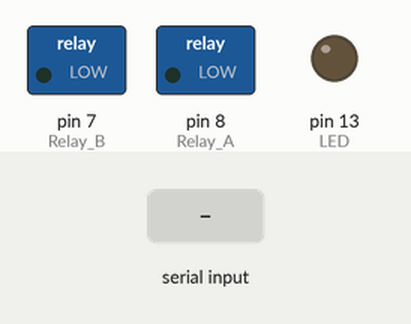
The sketch below on a simulated Arduino Uno, built with avr-gcc and run on an emulated ATmega328P. Shown: switched loads named in the sketch (green lamp = pin HIGH), output pins drawn as LEDs (lit = HIGH). The test bench sets the inputs (shaded band).

Above: at 1.2 s.
1.3 s: byte 1 (1) received over Serial
At 2.5 s:
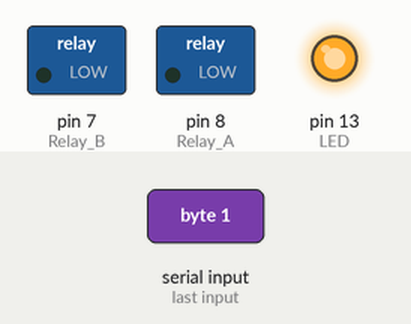
2.9 s: byte 5 (5) received over Serial
At 3.6 s:
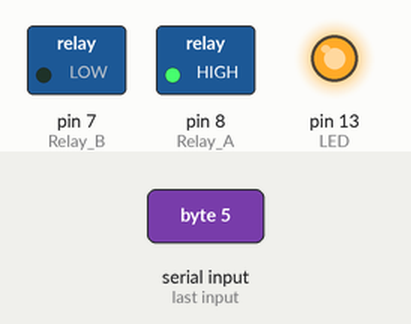
4.4 s: byte 6 (6) received over Serial
At 4.8 s:
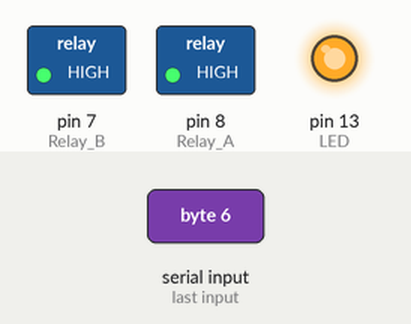
5.9 s: byte 5 (5) received over Serial
At 7.1 s:
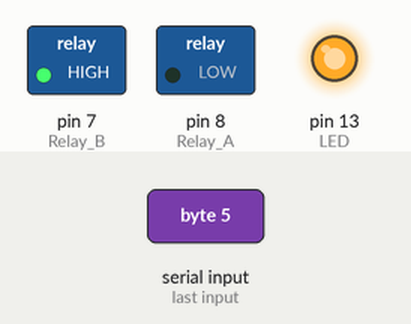
Timing chart, 0 to 8.4 s (numbered marks = the images above; inputs shaded):
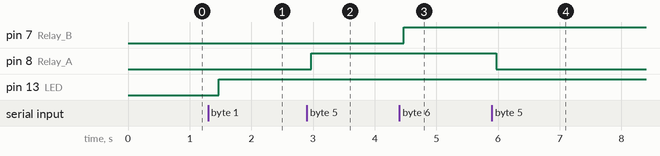

The sketch:

main.ino
```cpp
/********************************************************/
/*							*/
/*							*/
/*	main.ino					*/
/*							*/
/*	By: rFeijoo <goldcard99@hotmail.com>		*/
/*							*/
/*	Created: 2018/02/19 17:54:37			*/
/*	Updated: 2018/02/21 22:02:42			*/
/*							*/
/********************************************************/

#include <IRremote.h>

#define	LED	13					//LED on if at least one relay is activated
#define	Relay_A	8					//Relay: Channel A
#define	Relay_B 7					//Relay: Channel B
#define IR_Led	5					//Infra Red LED

IRsend	irsend;

//Global State of each channel
bool	state_A	= LOW;
bool	state_B = LOW;
bool	stat_TV = LOW;

void	setup()
{
	pinMode(LED, OUTPUT);
	pinMode(Relay_A, OUTPUT);
	pinMode(Relay_B, OUTPUT);

	Serial.begin(9600);
	while (!Serial)					//Wait until serial is available
	;
}

void	loop()
{
	int	data;

	if (Serial.available() > 0)			//If something is sent to serial
	{
      		data = Serial.read();			//Store what was sent
		if (data == 1)				//TV ON/OFF
		{
			stat_TV = not stat_TV;
			irsend.sendNEC(0xBD807F, 32);
		}
		else if (data == 2)			//TV Vol Up
			irsend.sendNEC(0xBD30CF, 32);
		else if (data == 3)			//TV Vol Down
			irsend.sendNEC(0xBD08F7, 32);
		else if (data == 4)			//TV MUTE
			irsend.sendNEC(0xBD20DF, 32);
		else if (data == 5)			//Channel A ON/OFF
		{
			state_A = not state_A;
			digitalWrite(Relay_A, state_A);
		}
		else if (data == 6)			//Channel B ON/OFF
		{
			state_B = not state_B;
			digitalWrite(Relay_B, state_B);
		}
	}
	if (state_A || state_B || stat_TV)		//If one of the electronics is turned on, LED will be ON
		digitalWrite(LED, HIGH);
	else
		digitalWrite(LED, LOW);
	delay(100);
}
```

Measured:
- after the input at 1.3 s, pin 13 (LED): LOW → HIGH after 0.17 s
- after the input at 2.9 s, pin 8 (Relay_A): LOW → HIGH after 0.07 s
- after the input at 4.4 s, pin 7 (Relay_B): LOW → HIGH after 0.07 s
- after the input at 5.9 s, pin 8 (Relay_A): HIGH → LOW after 0.07 s
